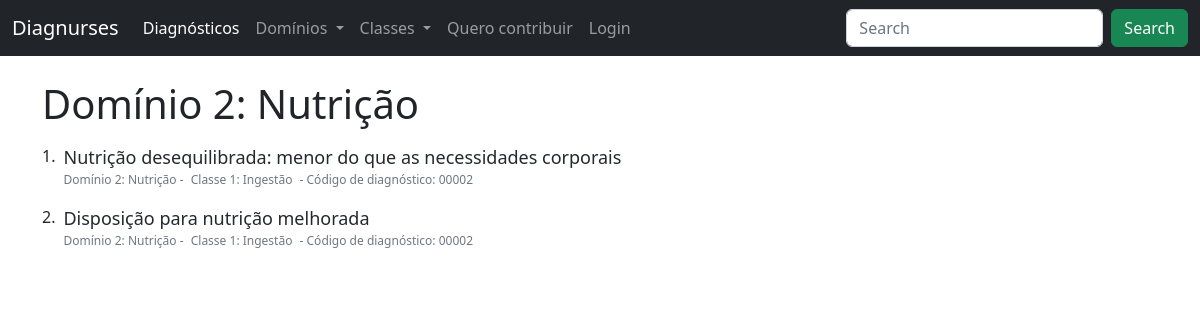
The app's page /category/domain/nutricao, older data.
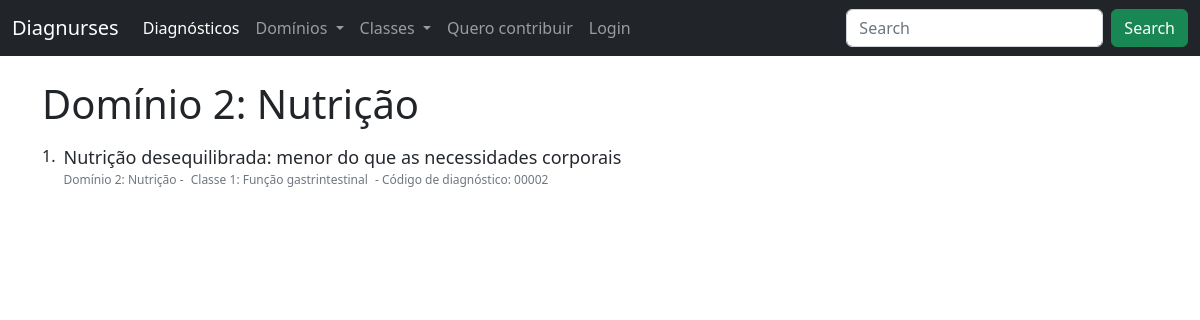
The same page, newer data.
### diagnoses/models.py (models this page shows, shortened)
class Diagnoses(models.Model):
    author = models.ForeignKey(User, on_delete=models.SET_NULL, null=True, blank=True)
    diagnosis = models.CharField(max_length=1000)
    diagnosis_code = models.CharField(max_length=300, null=True)
    slug = models.CharField(max_length=1000, null=True, blank=True)
    definition = models.TextField(null=True)
    defining_characteristics = models.TextField(null=True, blank=True)
    related_factors = models.TextField(null=True, blank=True)
    at_risk_population = models.TextField(null=True, blank=True)
    associated_condition = models.TextField(null=True, blank=True)
    nic = models.TextField(null=True, blank=True)
    noc = models.TextField(null=True, blank=True)
    domain = models.ForeignKey(Domains, on_delete=models.SET_NULL, null=True)
    classe = models.ForeignKey(Classes, on_delete=models.SET_NULL, null=True)
    created_at = models.DateTimeField(auto_now_add=True, null=True)
    STATUS = (
        ('Pending', 'Pending'),
        ('Approved','Approved')
    )
    accepted = models.CharField(max_length=200, null=True, choices=STATUS, default='Pending')

class Domains(models.Model):
    name = models.CharField(max_length=300)
    slug = models.SlugField(null=True, blank=True)
    number = models.IntegerField(null=True)
    created_at = models.DateTimeField(auto_now_add=True, null=True)

class Classes(models.Model):
    name = models.CharField(max_length=300)
    slug = models.SlugField(null=True, blank=True)
    number = models.IntegerField(null=True, blank=True)
    created_at = models.DateTimeField(auto_now_add=True, null=True)
    def __str__(self):
        return self.name

### diagnoses/views.py (the view)
# urls.py: path('category/domain/<slug:slug>', views.diagnosesDomainCategory, name="diagnoses-domain-category"),
def diagnosesDomainCategory(request, slug):
    if request.method == 'GET':
        diagnoses_list = Diagnoses.objects.all().filter(domain__slug__icontains=slug, accepted="Approved")
        diagnosis_first_one = diagnoses_list.first()
        context = {
            'result': diagnosis_first_one,
            'diagnoses_list': diagnoses_list
        }
        return render(request, 'diagnoses/diagnoses_domain_category.html', context)

### diagnoses/context_processors.py (called while the page is built)
def nav_obj(request):
    return {
        'nav_obj_pending': Diagnoses.objects.filter(accepted='Pending'),
        'nav_domains': Domains.objects.all(),
        'nav_classes': Classes.objects.all()
        }

### diagnoses/templates/diagnoses/diagnoses_domain_category.html (shortened to what this page needs)
{% extends 'diagnoses/layout.html' %}
{% block content %}
<main class="">
    <div class="container py-4">
        {% if result %}
        <h1>Domínio {{result.domain.number }}: {{result.domain.name}}</h1>
        {% for diagnosis in diagnoses_list %}
        <div class="d-flex my-3">
            <div class="" style="font-weight: 500;">
                <span>{{forloop.counter}}.</span>
            </div>
            <article class="mx-2">
                <div>
                    <a class="fw-500" href="{% url 'diagnosis-detail' diagnosis.slug %}" style="text-decoration: none; color: rgb(36, 41, 47); font-weight: 500; font-size: 18px; line-height: 1.5;">
                        {{ diagnosis.diagnosis }}
                    </a>
                </div>
                <div class="" style="font-size: 12px; color: rgb(110, 119, 129)">
                    <span class="mr-1">Domínio {{diagnosis.domain.number}}: {{diagnosis.domain.name}}</span> - <span class="mx-1">Classe {{diagnosis.classe.number}}: {{diagnosis.classe}} </span> - <span class="ml-1">Código de diagnóstico: 00002</span>
                </div>
            </article>
        </div>
        {% endfor%}
        {% else %}
        <h1>Sem resultados da pesquisa</h1>
        {% endif %}
    </div>
{% endblock %}

### diagnoses/templates/diagnoses/layout.html (shortened to what this page needs)
{% load static %}
<!DOCTYPE html>
<html lang="en">
<head>
    <link href="https://cdn.jsdelivr.net/npm/bootstrap@5.2.3/dist/css/bootstrap.min.css" rel="stylesheet">
     <link href="{% static 'fontawesomefree/css/fontawesome.css' %}" rel="stylesheet" type="text/css">
     <link href="{% static 'fontawesomefree/css/brands.css' %}" rel="stylesheet" type="text/css">
     <link href="{% static 'fontawesomefree/css/solid.css' %}" rel="stylesheet" type="text/css">
</head>
<body>
    <header>
        <nav class="navbar navbar-expand-lg bg-dark navbar-dark">
            <div class="container-fluid">
              <a class="navbar-brand" href="{% url 'diagnoses-list' %}">Diagnurses</a>
              <div class="collapse navbar-collapse" id="navbarSupportedContent">
                <ul class="navbar-nav me-auto mb-2 mb-lg-0">
                  <li class="nav-item">
                    <a class="nav-link active" aria-current="page" href="{% url 'diagnoses-list' %}">Diagnósticos</a>
                  </li>
                  <li class="nav-item dropdown">
                    <a class="nav-link dropdown-toggle" href="#" role="button" data-bs-toggle="dropdown" aria-expanded="false">
                      Domínios
                    </a>
                  </li>
                  <li class="nav-item dropdown">
                    <a class="nav-link dropdown-toggle" href="#" role="button" data-bs-toggle="dropdown" aria-expanded="false">
                      Classes
                    </a>
                  </li>
                  <li class="nav-item">
                    <a class="nav-link" aria-current="page" href="{% url 'diagnoses-create' %}">Quero contribuir</a>
                  </li>
                  {% if request.user.is_authenticated %}
                  <li class="nav-item">
                    <a class="nav-link" aria-current="page" href="{% url 'logout' %}">Logout</a>
                  </li>
                  {% else %}
                  <li class="nav-item">
                    <a class="nav-link" aria-current="page" href="{% url 'login' %}">Login</a>
                  </li>
                  {% endif %}
                </ul>
                <form class="d-flex" role="search" action="{% url 'search-diagnoses' %}">
                  <input class="form-control me-2" type="search" placeholder="Search" aria-label="Search" name="q">
                  <button class="btn btn-success" type="submit">Search</button>
                </form>
              </div>
            </div>
          </nav>
    </header>
    <main>
        {% block content %}{% endblock content%}
    </main>
</body>
</html>

Row changes from the older to the newer data that the page shows:
removed Diagnoses: domain.number "2", domain.name "Nutrição", diagnosis "Nutrição desequilibrada: menor do que as necessidades corporais", classe.number "1", classe "Ingestão"
removed Diagnoses: diagnosis "Disposição para nutrição melhorada", domain.number "2", domain.name "Nutrição", classe.number "1", classe "Ingestão"
added Diagnoses: domain.number "2", domain.name "Nutrição", diagnosis "Nutrição desequilibrada: menor do que as necessidades corporais", classe.number "1", classe "Função gastrintestinal"
